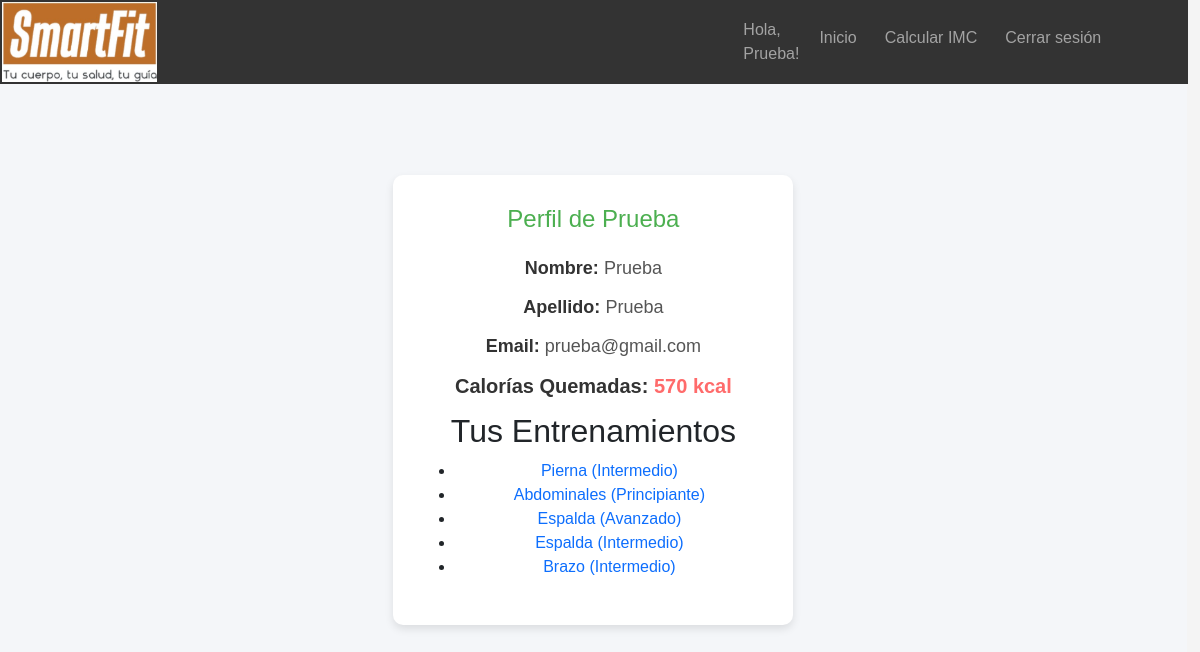
Page /perfil (signed in) on the committed database.
### tables this page shows
CREATE TABLE Usuarios (
    id_usuario INTEGER PRIMARY KEY,
    nombre TEXT NOT NULL,
    apellido TEXT NOT NULL,
    edad INTEGER,
    mail TEXT NOT NULL UNIQUE,
    contraseña TEXT NOT NULL,
    fecha_registro TEXT,
    altura REAL,
    peso REAL,
    antecedente_quirurgico INTEGER, 
    resumen_antecedente_quirurgico TEXT, 
    antecedente_medico INTEGER, 
    resumen_antecedente_medico TEXT
, calorias_quemadas INTEGER DEFAULT 0);

CREATE TABLE Entrenamientos (
    id_entrenamiento INTEGER PRIMARY KEY AUTOINCREMENT,
    nombre_entrenamiento TEXT UNIQUE
, ruta_html TEXT);

### routes/perfiles_usuarios.py (the view)
@perfiles_bp.route('/perfil')
def perfil():
    if 'id_usuario' in session:
        conn = sqlite3.connect('smartfit.db')
        c = conn.cursor()
        c.execute("SELECT nombre, apellido, mail, calorias_quemadas FROM Usuarios WHERE id_usuario = ?", (session['id_usuario'],))
        usuario = c.fetchone()
        c.execute("""
            SELECT DISTINCT e.nombre_entrenamiento, e.ruta_html
            FROM Entrenamientos_usuarios eu
            JOIN Entrenamientos e ON eu.id_entrenamiento = e.id_entrenamiento
            WHERE eu.id_usuario = ?
        """, (session['id_usuario'],))
        entrenamientos = c.fetchall()
        conn.close()
        usuario_data = {
            'nombre': usuario[0],
            'apellido': usuario[1],
            'mail': usuario[2],
            'calorias_quemadas': usuario[3] or 0
        }
        return render_template(
            'perfil.html',
            usuario=usuario_data,
            entrenamientos=entrenamientos  # Lista de tuplas (nombre_entrenamiento, ruta_html)
        )
    else:
        return redirect('/')

### templates/perfil.html (shortened to what this page needs)
<!DOCTYPE html>
<html lang="es">
<head>
    <link rel="stylesheet" href="https://cdn.jsdelivr.net/npm/bootstrap@5.2.0/dist/css/bootstrap.min.css"
>
  <link rel="stylesheet" href="https://cdn.jsdelivr.net/npm/bootstrap-icons@1.8.1/font/bootstrap-icons.css"/>
  <link rel="stylesheet" href="../static/style.css" />
</head>
<body>
<header>
    <div class="logo">
        <a href="/">
            <img src="../static/imagenes/LOGO.jpg" alt="smartfit logo" style="height: 80px;">
        </a>
    </div>
    <nav class="navbar navbar-expand-sm col-4 navbar-dark">
        <div class="container-fluid botonesHeader">
            <div class="collapse navbar-collapse" id="collapsibleNavbar">
                <ul class="navbar-nav">
                    {% if session.get('nombre') %}
                        <li class="nav-item">
                            <span class="navbar-text">
                                Hola, {{ session.get('nombre') }}{% if session.get('tipo_usuario') == 'profesional' %} (Profesional){% endif %}!
                            </span>
                        </li>
                    {% endif %}
                    <li class="nav-item"><a class="nav-link" href="/">Inicio</a></li>
                    <li class="nav-item"><a class="nav-link" href="calcular_imc.html">Calcular IMC</a></li>
                    <li class="nav-item"><a class="nav-link" href="/cerrar_sesion">Cerrar sesión</a></li>
                </ul>
            </div>
        </div>
    </nav>
</header>
<main class="perfil-main">
    <div class="perfil-container">
        <h1 class="perfil-titulo">Perfil de {{ usuario['nombre'] }}</h1>
        <p class="perfil-info"><strong>Nombre:</strong> {{ usuario['nombre'] }}</p>
        <p class="perfil-info"><strong>Apellido:</strong> {{ usuario['apellido'] }}</p>
        <p class="perfil-info"><strong>Email:</strong> {{ usuario['mail'] }}</p>
        <p class="perfil-info perfil-calorias"><strong>Calorías Quemadas:</strong> {{ usuario['calorias_quemadas'] }} kcal</p>
        <h2>Tus Entrenamientos</h2>
        <ul>
            {% for nombre_entrenamiento, ruta_html in entrenamientos %}
                <li><a href="{{ ruta_html }}">{{ nombre_entrenamiento }}</a></li>
            {% endfor %}
        </ul>
    </div>
</main>
</body>
</html>

### static/style.css (style rules this page uses)
body, html { height: 100vh; width: 98.9vw; display:grid; align-items: center; margin: 0; padding: 0; font-family: Arial, sans-serif; background-color: #f4f4f4; }
header { display: flex; justify-content: space-between; align-items: center; padding: 2px; background-color: #333; position: fixed; top: 0; width: 99vw; z-index: 1000; }
header nav ul { list-style: none; display: flex; }
header nav ul li { margin-right: 1vw; }
header nav ul li a { color: white; text-decoration: none; font-size: 18px; position: relative; white-space: nowrap; font-size: large; }
a:link { text-decoration:none; }
nav { float:right; left: -5vw; }
main { width: 98.9vw; }
li { border: 2px; border-color: #d6d6d6; }
.perfil-main { display: flex; justify-content: center; align-items: center; height: 100vh; background-color: #f4f6f9; }
.perfil-container { background-color: #ffffff; border-radius: 10px; box-shadow: 0 4px 8px rgba(0, 0, 0, 0.1); padding: 30px; max-width: 400px; text-align: center; width: 100%; }
.perfil-titulo { color: #4CAF50; font-size: 24px; margin-bottom: 20px; }
.perfil-info { font-size: 18px; line-height: 1.6; margin: 10px 0; color: #555; }
.perfil-info strong { color: #333; font-weight: bold; }
.perfil-calorias { font-size: 20px; font-weight: bold; color: #ff6b6b; }

### rows in the picture
Usuarios: nombre "Prueba", apellido "Prueba", mail "prueba@gmail.com", calorias_quemadas "570"
Entrenamientos: nombre_entrenamiento "Pierna (Intermedio)"
Entrenamientos: nombre_entrenamiento "Abdominales (Principiante)"
Entrenamientos: nombre_entrenamiento "Espalda (Avanzado)"
Entrenamientos: nombre_entrenamiento "Espalda (Intermedio)"
Entrenamientos: nombre_entrenamiento "Brazo (Intermedio)"

### other values in the picture
{{ session.get('nombre') }} "Prueba"
